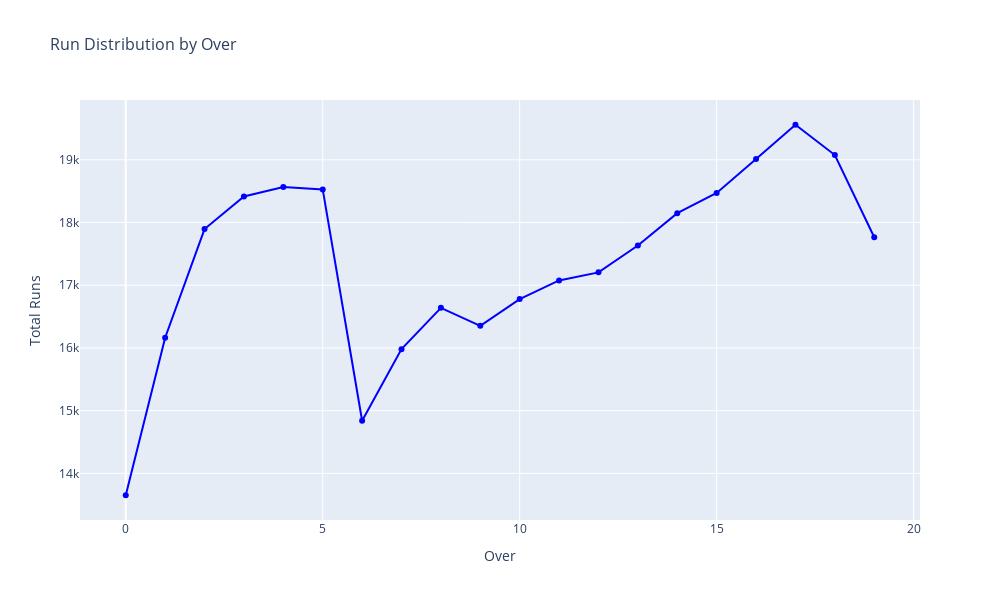

Notebook source saved alongside this figure:
### Markdown cell above
# Runs Per Over

### Code cell
runs_per_over = dev.groupby('over')['total_runs'].sum().reset_index()
print(runs_per_over)

fig = px.line(runs_per_over, x='over', y='total_runs', markers=True, 
              title='Run Distribution by Over', 
              labels={'over': 'Over', 'total_runs': 'Total Runs'})

# Customize layout
fig.update_traces(line=dict(color='blue', width=2))
fig.update_layout(width=1000, height=600, title_font_size=16, xaxis_title_font_size=14, yaxis_title_font_size=14)
fig.show()

### Figure 1 — Plotly figure (JSON) as saved in the notebook; plotly's stock layout.template omitted (floating-point values rounded to 4 significant figures)
{"data": [{"hovertemplate": "Over=%{x}<br>Total Runs=%{y}<extra></extra>", "legendgroup": "", "line": {"color": "blue", "dash": "solid", "width": 2}, "marker": {"symbol": "circle"}, "mode": "lines+markers", "name": "", "orientation": "v", "showlegend": false, "type": "scatter", "x": [0, 1, 2, 3, 4, 5, 6, 7, 8, 9, 10, 11, 12, 13, 14, 15, 16, 17, 18, 19], "xaxis": "x", "y": [13651, 16163, 17895, 18415, 18565, 18528, 14839, 15981, 16639, 16353, 16779, 17076, 17205, 17634, 18149, 18472, 19012, 19559, 19076, 17765], "yaxis": "y"}], "layout": {"height": 600, "legend": {"tracegroupgap": 0}, "title": {"font": {"size": 16}, "text": "Run Distribution by Over"}, "width": 1000, "xaxis": {"anchor": "y", "autorange": true, "domain": [0, 1], "range": [-1.161, 20.16], "title": {"font": {"size": 14}, "text": "Over"}, "type": "linear"}, "yaxis": {"anchor": "x", "autorange": true, "domain": [0, 1], "range": [13260.0, 19950.0], "title": {"font": {"size": 14}, "text": "Total Runs"}, "type": "linear"}}}
